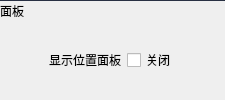
             <widget class="QWidget" name="panel" native="true">
              <layout class="QVBoxLayout" name="verticalLayout_10">
               <property name="spacing">
                <number>0</number>
               </property>
               <property name="leftMargin">
                <number>0</number>
               </property>
               <property name="topMargin">
                <number>0</number>
               </property>
               <property name="rightMargin">
                <number>0</number>
               </property>
               <property name="bottomMargin">
                <number>0</number>
               </property>
               <item>
                <widget class="Line" name="line_6">
                 <property name="maximumSize">
                  <size>
                   <width>16777215</width>
                   <height>1</height>
                  </size>
                 </property>
                 <property name="styleSheet">
                  <string notr="true">QWidget{
	background-color:rgb(35,42,58);
	font:'宋体';
}</string>
                 </property>
                 <property name="orientation">
                  <enum>Qt::Horizontal</enum>
                 </property>
                </widget>
               </item>
               <item>
                <widget class="QLabel" name="label_61">
                 <property name="maximumSize">
                  <size>
                   <width>16777215</width>
                   <height>20</height>
                  </size>
                 </property>
                 <property name="text">
                  <string>面板</string>
                 </property>
                </widget>
               </item>
               <item>
                <widget class="QWidget" name="widget_17" native="true">
                 <layout class="QGridLayout" name="gridLayout_7">
                  <item row="0" column="3">
                   <widget class="QCheckBox" name="checkBox_5">
                    <property name="focusPolicy">
                     <enum>Qt::NoFocus</enum>
                    </property>
                    <property name="text">
                     <string>关闭</string>
                    </property>
                   </widget>
                  </item>
                  <item row="0" column="0">
                   <spacer name="horizontalSpacer_9">
                    <property name="orientation">
                     <enum>Qt::Horizontal</enum>
                    </property>
                    <property name="sizeHint" stdset="0">
                     <size>
                      <width>40</width>
                      <height>20</height>
                     </size>
                    </property>
                   </spacer>
                  </item>
                  <item row="0" column="1">
                   <widget class="QLabel" name="label_64">
                    <property name="text">
                     <string>显示位置面板</string>
                    </property>
                   </widget>
                  </item>
                  <item row="0" column="4">
                   <spacer name="horizontalSpacer_13">
                    <property name="orientation">
                     <enum>Qt::Horizontal</enum>
                    </property>
                    <property name="sizeHint" stdset="0">
                     <size>
                      <width>40</width>
                      <height>20</height>
                     </size>
                    </property>
                   </spacer>
                  </item>
                 </layout>
                </widget>
               </item>
              </layout>
             </widget>
